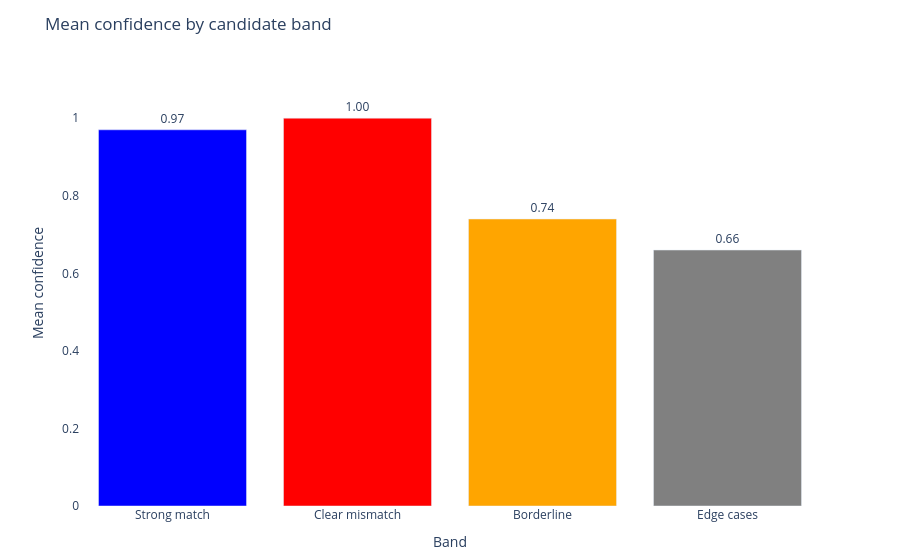

The code cell stored with this chart in its notebook:
### Markdown cell above
## 8. Confidence by band

We expect strong matches and clear mismatches to produce high confidence and borderline and edge cases to produce lower confidence. This chart shows whether that holds.

### Code cell
band_order  = ["strong_match", "clear_mismatch", "borderline", "edge"]
band_labels = {
    "strong_match":   "Strong match",
    "clear_mismatch": "Clear mismatch",
    "borderline":     "Borderline",
    "edge":           "Edge cases",
}

band_summary = (
    results_df
    .groupby("band")
    .agg(
        mean_confidence=("confidence", "mean"),
        count          =("id",         "count"),
        advanced       =("decision",   lambda x: (x == "Advance").sum()),
        reviewed       =("decision",   lambda x: (x == "Review").sum()),
        declined       =("decision",   lambda x: (x == "Decline").sum()),
    )
    .reset_index()
)
band_summary["band"] = pd.Categorical(
    band_summary["band"], categories=band_order, ordered=True
)
band_summary = band_summary.sort_values("band")
band_summary["band_label"] = band_summary["band"].map(band_labels)
band_summary["mean_confidence"] = band_summary["mean_confidence"].round(2)

fig1 = go.Figure(go.Bar(
    x=band_summary["band_label"],
    y=band_summary["mean_confidence"],
    marker_color=["blue", "red", "orange", "grey"],
    text=[f"{v:.2f}" for v in band_summary["mean_confidence"]],
    textposition="outside",
))
fig1.update_layout(
    title="Mean confidence by candidate band",
    xaxis_title="Band",
    yaxis_title="Mean confidence",
    yaxis=dict(range=[0, 1.15]),
    plot_bgcolor="white",
    paper_bgcolor="white",
    font=dict(size=12),
    margin=dict(t=60, b=40),
)
fig1.show()

print()
print(band_summary[["band_label", "mean_confidence", "advanced", "reviewed", "declined"]]
      .to_string(index=False))

### Figure 1 — Plotly figure (JSON) as saved in the notebook; plotly's stock layout.template omitted (floating-point values rounded to 4 significant figures)
{"data": [{"marker": {"color": ["blue", "red", "orange", "grey"]}, "text": ["0.97", "1.00", "0.74", "0.66"], "textposition": "outside", "type": "bar", "x": ["Strong match", "Clear mismatch", "Borderline", "Edge cases"], "y": [0.97, 1.0, 0.74, 0.66]}], "layout": {"font": {"size": 12}, "margin": {"b": 40, "t": 60}, "paper_bgcolor": "white", "plot_bgcolor": "white", "title": {"text": "Mean confidence by candidate band"}, "xaxis": {"title": {"text": "Band"}}, "yaxis": {"range": [0, 1.15], "title": {"text": "Mean confidence"}}}}
